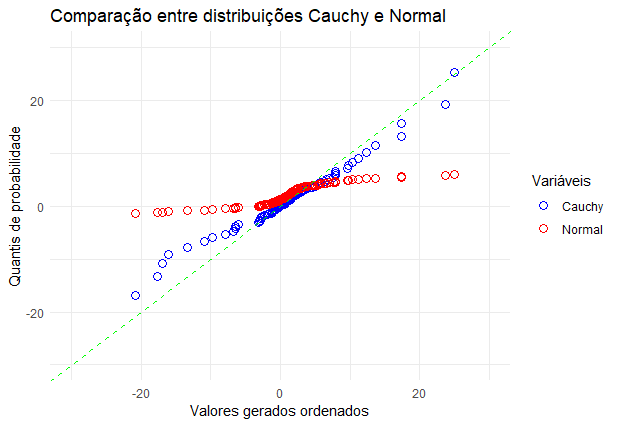

The R source for this figure:
library(ggplot2)

set.seed(1637)

n <- 141
location <- 1.2
scale <- 1.6

sampleCauchy <- rcauchy(n, location, scale)
sampleSorted <- sort(sampleCauchy)

quantiles <- (1:n) / (n + 1)
cauchyQuantiles <- qcauchy(quantiles, location, scale)
normalQuantiles <- qnorm(quantiles, mean = 2.2, sd = sqrt(3.6))

df <- data.frame(sampleSorted, cauchyQuantiles, normalQuantiles)
ggplot(df, aes(x = sampleSorted)) +
  geom_point(aes(y = normalQuantiles, color = "Normal"), size = 3, shape = 1) +
  geom_point(aes(y = cauchyQuantiles, color = "Cauchy"), size = 3, shape = 1) +
  scale_color_manual(name = "Variáveis", values = c("Cauchy" = "blue", "Normal" = "red")) +
  geom_abline(intercept = 0, slope = 1, color = "green", linetype = "dashed") +
  labs(y = "Quantis de probabilidade",
       x = "Valores gerados ordenados",
       title = "Comparação entre distribuições Cauchy e Normal") +
  theme_minimal() + xlim(-30, 30) + ylim(-30, 30)
  
  
